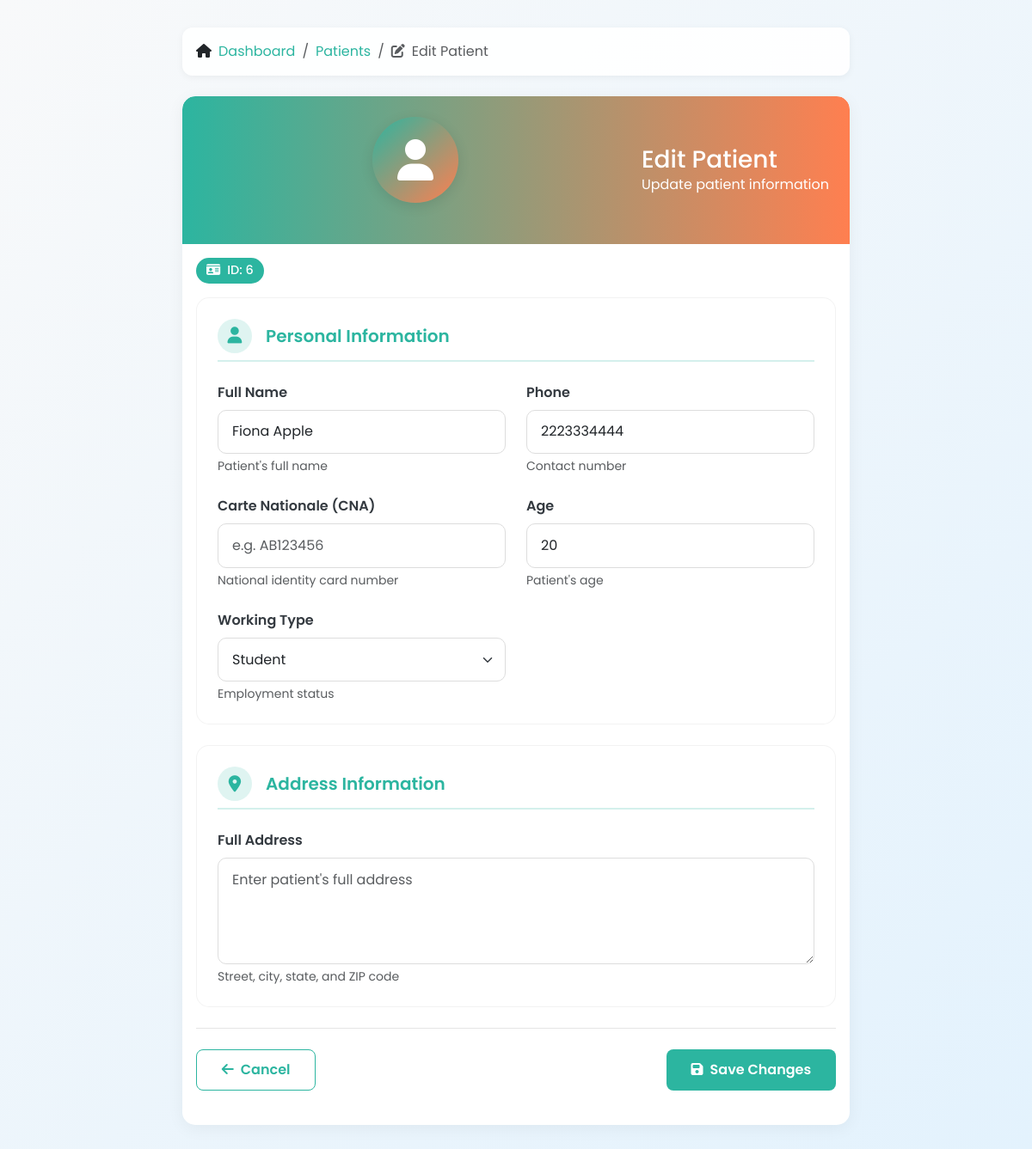
The page /edit_patient.php?id=6 on the database its author committed.
### tables this page shows
CREATE TABLE `patients` (
  `id` int NOT NULL,
  `full_name` varchar(100) NOT NULL,
  `phone` varchar(20) NOT NULL,
  `cna` varchar(20) DEFAULT NULL,
  `address` varchar(255) DEFAULT NULL,
  `working_type` enum('student','employed','self-employed','unemployed') NOT NULL,
  `created_at` datetime DEFAULT CURRENT_TIMESTAMP,
  `age` int NOT NULL
);

### edit_patient.php (the view, shortened to what this page needs)
<?php
require_once 'config.php';
$id = $_GET['id'] ?? null;
$stmt = $pdo->prepare("SELECT * FROM patients WHERE id = ?");
$stmt->execute([$id]);
$patient = $stmt->fetch();
?>
<!DOCTYPE html>
<html lang="en">
<head>
    <link href="https://cdn.jsdelivr.net/npm/bootstrap@5.3.3/dist/css/bootstrap.min.css" rel="stylesheet" />
    <link href="https://cdnjs.cloudflare.com/ajax/libs/font-awesome/6.5.0/css/all.min.css" rel="stylesheet" />
</head>
<body>
<div class="container" style="max-width: 800px;">
    <nav class="mb-4" aria-label="breadcrumb">
        <ol class="breadcrumb">
            <li class="breadcrumb-item"><i class="fas fa-home me-2"></i><a href="dashboard.php">Dashboard</a></li>
            <li class="breadcrumb-item"><a href="patients.php">Patients</a></li>
            <li class="breadcrumb-item active" aria-current="page"><i class="fas fa-edit me-2"></i>Edit Patient</li>
        </ol>
    </nav>
    <div class="card">
        <div class="card-header">
            <div class="d-flex align-items-center">
                <div class="patient-avatar">
                    <i class="fas fa-user"></i>
                </div>
                <div class="ms-3">
                    <h3 class="mb-0">Edit Patient</h3>
                    <p class="mb-0">Update patient information</p>
                </div>
            </div>
        </div>
        <div class="card-body">
            <div class="patient-id-badge">
                <i class="fas fa-id-card me-2"></i>ID: <?= $patient['id'] ?>
            </div>
            <form action="edit_patient.php?id=<?= $patient['id'] ?>" method="POST" novalidate>
                <div class="form-section">
                    <div class="form-section-title">
                        <div class="patient-info-icon">
                            <i class="fas fa-user"></i>
                        </div>
                        <h5>Personal Information</h5>
                    </div>
                    <div class="form-grid">
                        <div>
                            <label for="full_name" class="form-label">Full Name</label>
                            <input type="text" name="full_name" id="full_name" class="form-control"
                                   value="<?= htmlspecialchars($patient['full_name']) ?>" required />
                            <div class="form-text">Patient's full name</div>
                        </div>
                        <div>
                            <label for="phone" class="form-label">Phone</label>
                            <input type="text" name="phone" id="phone" class="form-control"
                                   value="<?= htmlspecialchars($patient['phone']) ?>" required />
                            <div class="form-text">Contact number</div>
                        </div>
                        <div>
                            <label for="cna" class="form-label">Carte Nationale (CNA)</label>
                            <input type="text" name="cna" id="cna" class="form-control"
                                   value="<?= htmlspecialchars($patient['cna'] ?? '') ?>"
                                   placeholder="e.g. AB123456" />
                            <div class="form-text">National identity card number</div>
                        </div>
                        <div>
                            <label for="age" class="form-label">Age</label>
                            <input type="number" name="age" id="age" class="form-control"
                                   value="<?= (int)$patient['age'] ?>" min="1" max="120" required />
                            <div class="form-text">Patient's age</div>
                        </div>
                        <div>
                            <label for="working_type" class="form-label">Working Type</label>
                            <select name="working_type" id="working_type" class="form-select" required>
                                <?php
                                $types = ['student' => 'Student', 'employed' => 'Employed',
                                          'self-employed' => 'Self-Employed', 'unemployed' => 'Unemployed'];
                                foreach ($types as $value => $label) {
                                    $selected = $patient['working_type'] === $value ? 'selected' : '';
                                    echo "<option value=\"$value\" $selected>$label</option>";
                                }
                                ?>
                            </select>
                            <div class="form-text">Employment status</div>
                        </div>
                    </div>
                </div>
                <div class="form-section">
                    <div class="form-section-title">
                        <div class="patient-info-icon">
                            <i class="fas fa-map-marker-alt"></i>
                        </div>
                        <h5>Address Information</h5>
                    </div>
                    <div>
                        <label for="address" class="form-label">Full Address</label>
                        <textarea name="address" id="address" class="form-control form-textarea"
                                  rows="4" placeholder="Enter patient's full address"><?= htmlspecialchars($patient['address'] ?? '') ?></textarea>
                        <div class="form-text">Street, city, state, and ZIP code</div>
                    </div>
                </div>
                <div class="form-footer">
                    <a href="patients.php" class="btn btn-outline-secondary">
                        <i class="fas fa-arrow-left me-2"></i>Cancel
                    </a>
                    <button type="submit" class="btn btn-primary">
                        <i class="fas fa-save me-2"></i>Save Changes
                    </button>
                </div>
            </form>
        </div>
    </div>
</div>
</body>
</html>

### edit_patient.php (style rules this page uses)
:root { --primary: #2cb5a0; --secondary: #f0f7fa; --accent: #ff7f50; --light: #f8f9fa; --dark: #343a40; --cna-color: #6f42c1; }
body { font-family: 'Poppins', sans-serif; background: linear-gradient(135deg, #f8f9fa 0%, #e3f2fd 100%); min-height: 100vh; padding: 2rem 0; animation: fadeIn 0.5s ease-in-out both; }
.breadcrumb { background: rgba(255,255,255,0.9); padding: 1rem; border-radius: 12px; box-shadow: 0 2px 8px rgba(0,0,0,0.05); }
.breadcrumb-item a { color: var(--primary); text-decoration: none; transition: all 0.2s ease; }
.card { border-radius: 15px; box-shadow: 0 4px 20px rgba(0,0,0,0.05); border: none; overflow: hidden; }
.card-header { background: linear-gradient(90deg, var(--primary), var(--accent)); color: white; border-radius: 15px 15px 0 0 !important; border: none; padding: 1.5rem; }
.btn-primary { background: var(--primary); border: none; transition: all 0.2s ease; padding: 0.7rem 1.8rem; border-radius: 8px; font-weight: 600; }
.btn-outline-secondary { border-color: var(--primary); color: var(--primary); padding: 0.7rem 1.8rem; border-radius: 8px; font-weight: 600; }
.form-label { font-weight: 600; color: var(--dark); margin-bottom: 0.5rem; }
.form-control, .form-select, .form-textarea { border-radius: 10px; border: 1px solid #ddd; transition: all 0.3s ease; padding: 0.8rem 1rem; }
.patient-info-icon { width: 40px; height: 40px; border-radius: 50%; background: rgba(44,181,160,0.15); display: flex; align-items: center; justify-content: center; color: var(--primary); font-size: 1.2rem; margin-right: 1rem; }
.form-section { background: rgba(255,255,255,0.7); border-radius: 15px; padding: 1.5rem; margin-bottom: 1.5rem; border: 1px solid rgba(0,0,0,0.05); }
.form-section-title { display: flex; align-items: center; margin-bottom: 1.5rem; padding-bottom: 0.5rem; border-bottom: 2px solid rgba(44,181,160,0.2); }
.form-section-title h5 { margin: 0; color: var(--primary); font-weight: 600; }
.form-grid { display: grid; grid-template-columns: repeat(auto-fit, minmax(250px, 1fr)); gap: 1.5rem; }
.form-footer { display: flex; justify-content: space-between; padding: 1.5rem 0; margin-top: 1rem; border-top: 1px solid rgba(0,0,0,0.1); }
.patient-avatar { width: 100px; height: 100px; border-radius: 50%; background: linear-gradient(135deg, var(--primary), var(--accent)); display: flex; align-items: center; justify-content: center; color: white; font-size: 3rem; margin: 0 auto 1.5rem; box-shadow: 0 4px 15px rgba(0,0,0,0.1); }
.patient-id-badge { background: var(--primary); color: white; padding: 0.25rem 0.75rem; border-radius: 20px; font-size: 0.9rem; font-weight: 500; margin-bottom: 1rem; display: inline-block; }

### rows shown on the page
patients: id "6", full_name "Fiona Apple", phone "2223334444", age "20"

### other values the page prints
form field working_type "Student"
